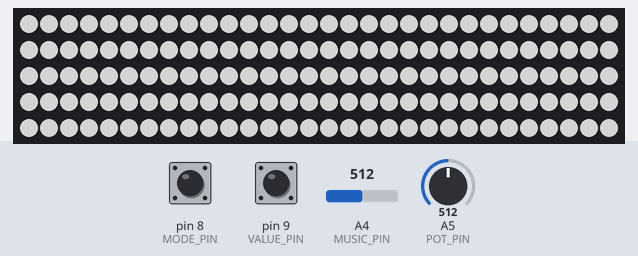
Recording of a sketch running on a simulated Arduino Uno, built with avr-gcc and run on an emulated ATmega328P. Parts: 150 RGB LEDs in strip order, left to right, continuing on the next row. The inputs (shaded band) are chosen by the test bench; at power-on: A5 (POT_PIN) = 512, pin 8 (MODE_PIN) HIGH, pin 9 (VALUE_PIN) HIGH, A4 (MUSIC_PIN) = 512. Dim RGB values are drawn brighter than linear.

Above: at 1.2 s.
1.3 s: A5 (POT_PIN) set to 0
At 2.4 s:
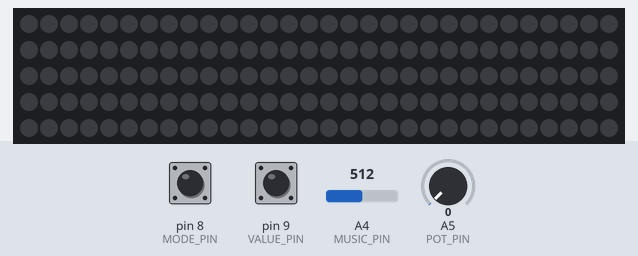
2.8 s: pin 8 (MODE_PIN) pulled LOW for 0.15 s
At 3.5 s:
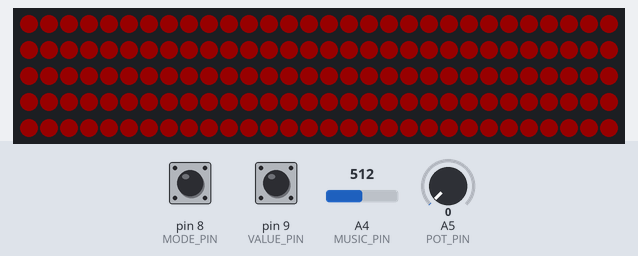
4.4 s: A5 (POT_PIN) set to 180
At 4.7 s:
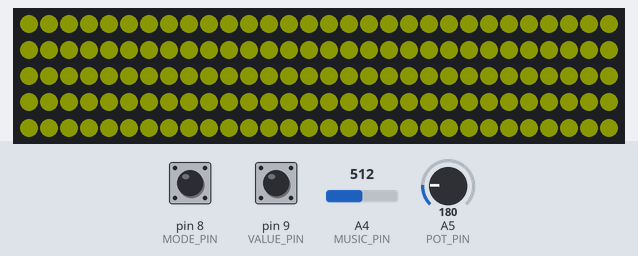
5.9 s: pin 9 (VALUE_PIN) pulled LOW for 0.15 s
7.5 s: pin 8 (MODE_PIN) pulled LOW for 1 s
At 7.89 s:
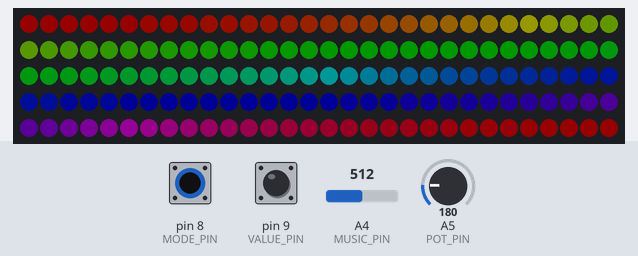
9.1 s: pin 8 (MODE_PIN) pulled LOW for 3.2 s
At 10.1 s:
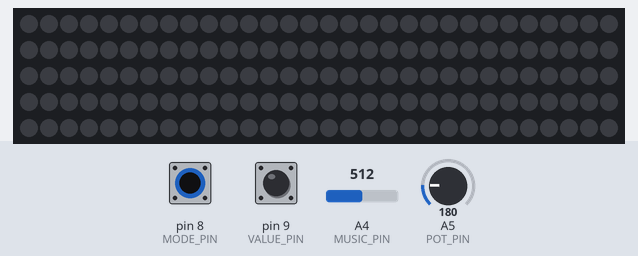
Timing chart, 0 to 12.1 s (numbered marks = the images above; inputs shaded):
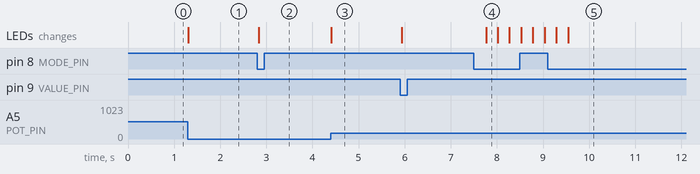

Measured:
- after the input at 1.3 s, the LEDs: change at once (image 1)
- after the input at 2.8 s, the LEDs: change at once (image 2)
- after the input at 4.4 s, the LEDs: change at once (image 3)
- after the input at 7.5 s, the LEDs: change after 0.27 s (image 4)
- after the input at 9.1 s, the LEDs: first differ from a run without the input after 0.45 s (image 5)

The sketch:

lights.ino
```cpp
#include <Adafruit_NeoPixel.h>
#include <ezButton.h>

#define MODE_PIN 8
#define VALUE_PIN 9
#define PIXEL_PIN 6
#define POT_PIN A5
#define MUSIC_PIN A4

#define PIXEL_COUNT 150

#define DC_OFFSET 0
#define SAMPLES 100
#define NOISE 15
#define FADE_DELAY 10

int samples[SAMPLES]; // storage for a sample
int periodFactor = 0; // For period calculation
int t1 = -1;
int T;
int slope;
byte periodChanged = 0;

Adafruit_NeoPixel strip(PIXEL_COUNT, PIXEL_PIN, NEO_GRB + NEO_KHZ800);

ezButton modeButton(MODE_PIN);
ezButton valueButton(VALUE_PIN);

uint8_t modeCount = 0;
uint8_t valueCount = 0;

void setup() {
  Serial.begin(9600);


  pinMode(MODE_PIN, INPUT_PULLUP);
  pinMode(VALUE_PIN, INPUT_PULLUP);
  strip.begin();
  strip.setBrightness(255);

  modeButton.setDebounceTime(20);
  modeButton.setCountMode(COUNT_FALLING);

  valueButton.setDebounceTime(20);
  valueButton.setCountMode(COUNT_FALLING);

  modeButton.loop();
  modeButton.resetCount();

  valueButton.loop();
  valueButton.resetCount();

}

void loop(){

  modeButton.loop();
  modeCount = modeButton.getCount();

  switch(modeCount){
    case 0:
      // grayscale
      grayscale();
      break;
    case 1:
      // solid colour
      staticColour();
      break;
    case 2:
      // rainbow
      rainbow();
      break;
    case 3:
      // music reactive
      music();
      break;
     case 4:
       modeButton.resetCount();
       break;
  }
}

void grayscale(){

  while(modeCount == 0){

    uint8_t strength = analogRead(POT_PIN) / 4;
    strip.fill(strip.Color(strength, strength, strength));
    strip.show();

    modeButton.loop();
    modeCount = modeButton.getCount();
  }

}

void staticColour(){

  valueButton.resetCount();

  uint16_t hue;
  uint8_t brightness = 100;

  while(modeCount == 1){

      valueButton.loop();
      valueCount = valueButton.getCount();

        switch(valueCount){
          case 0:
            hue = analogRead(POT_PIN) * 64;
            break;
          case 1:
            // brightness
            brightness = analogRead(POT_PIN) / 4;
            break;
          case 2:
            // red
            hue = 0;
            break;
          case 3:
            // yellow
            hue = 7700;
            break;
          case 4:
            // green
            hue = 20000;
            break;
          case 5:
            // blue
            hue = 44000;
            break;
          case 6:
            // pink
            hue = 59000;
            break;
          case 7:
            valueButton.resetCount();
            break;
        }
        strip.fill(strip.gamma32(strip.ColorHSV(hue, 255, brightness)));
        strip.show();

        modeButton.loop();
        modeCount = modeButton.getCount();
      }
}

void rainbow() {

  valueButton.resetCount();

  uint8_t wait = 10;
  uint8_t brightness = 100;

  while(modeCount == 2){

    for(uint16_t hue = 0; hue < 65536; hue += 256) {
      // takes hue, number of repitions, saturation, brightness, gamma correction
      strip.rainbow(hue, 1, 255, brightness, true);
      strip.show();

      modeButton.loop();
      modeCount = modeButton.getCount();

      if(modeCount != 2){
        break;
      }

      valueButton.loop();
      valueCount = valueButton.getCount();

      if(valueCount == 1){
        wait = analogRead(POT_PIN) / 4;
      }
      else if(valueCount == 2){
        brightness = analogRead(POT_PIN) / 4;
      }
      else if(valueCount > 2){
        valueButton.resetCount();
      }
      delay(wait);
    }
  }
}

void music(){

  strip.clear();
  strip.show();

   while(modeCount == 3){

      for(int i = 0; i < SAMPLES; i++){
        samples[i] = analogRead(MUSIC_PIN);
        if(i>0) {
          slope = samples[i] - samples[i-1];
        }
        else {
          slope = samples[i] - samples[SAMPLES-1];
        }

        if(abs(slope) > NOISE) {
          if(slope < 0) {
            calculatePeriod(i);
            if(periodChanged == 1) {
              displayColour(getColour(T));
            }
          }
        }
        else {
          ledsOff();
        }
        periodFactor += 1;
        delay(1);
    }
  }
}

void calculatePeriod(int i) {
  if(t1 == -1) {

    t1 = i;
  }
  else {

    int period = periodFactor*(i - t1);
    periodChanged = T==period ? 0 : 1;
    T = period;
  // Serial.println(T);

    t1 = i;
    periodFactor = 0;
  }
}

uint32_t getColour(int period) {
  if(period == -1)
    return Wheel(0);
  else if(period > 400)
    return Wheel(5);
  else
    return Wheel(map(-1*period, -400, -1, 50, 255));
}

void fadeOut(){
  for(int i = 0; i < 5; i++) {
    strip.setBrightness(110 - i*20);
    strip.show();
    delay(FADE_DELAY);
    periodFactor += FADE_DELAY;
  }
}

void fadeIn() {

  for(int i = 0; i < 5; i++) {
    strip.setBrightness(20*i + 30);
    strip.show();
    delay(FADE_DELAY);
    periodFactor += FADE_DELAY;
  }
}

void ledsOff() {

  fadeOut();
  for(int i=0; i<PIXEL_COUNT; i++) {
    strip.setPixelColor(i, 0, 0, 0);
  }
}

void displayColour(uint32_t colour) {

  for(int i =0 ; i < PIXEL_COUNT; i++) {
    strip.setPixelColor(i, colour);
  }
  fadeIn();
}

uint32_t Wheel(byte WheelPos) {
  // Serial.println(WheelPos);
  if(WheelPos < 85) {

    return strip.Color(WheelPos * 3, 255 - WheelPos * 3, 0);
  }
  else if(WheelPos < 170) {
    WheelPos -= 85;
    return strip.Color(255 - WheelPos * 3, 0, WheelPos * 3);
  }
  else {
    WheelPos -= 170;
    return strip.Color(0, WheelPos * 3, 255 - WheelPos * 3);
  }
}
```
